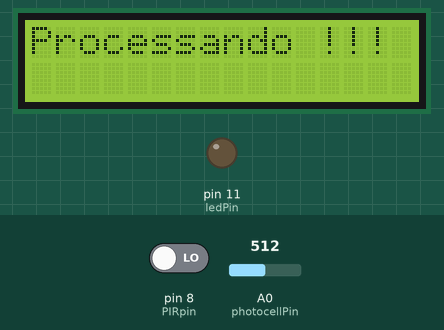
Simulated run of this sketch. Board: Arduino Uno, built with avr-gcc and run on an emulated ATmega328P. Shown: 16×2 character LCD, output pins drawn as LEDs (lit = HIGH). Inputs (shaded band) come from the test bench; at power-on: pin 8 (PIRpin) LOW, A0 (photocellPin) = 512.

Above: at 2.1 s.
At 6.2 s:
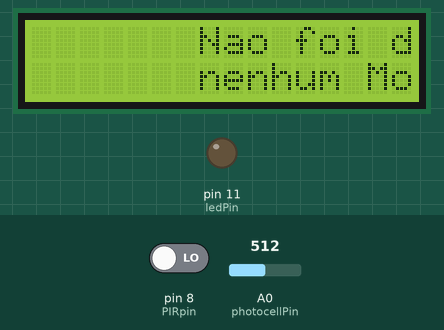
6.3 s: pin 8 (PIRpin) driven HIGH
At 8.9 s:
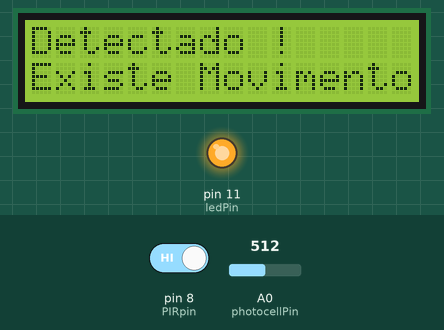
10.4 s: pin 8 (PIRpin) driven LOW
At 13.62 s:
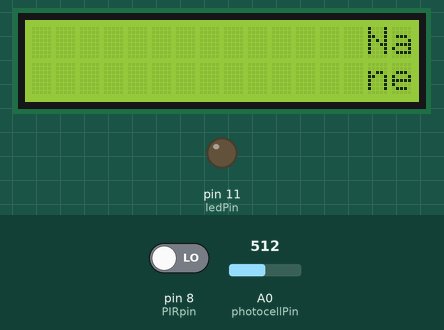
Timing chart, 0 to 15.1 s (numbered marks = the images above; inputs shaded):
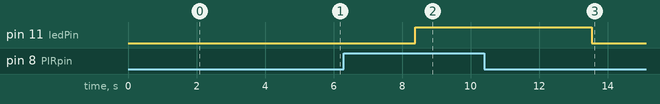

The sketch:

lab14_sensor_de_movimento_com_display_lcd1.ino
```cpp
// Biblioteca para o display LCD:
#include <LiquidCrystal.h>

int ledPin = 11;
int PIRpin = 8;
int pirState = LOW;
int val = 0;


int photocellPin = A0;
int photocellReading;

//Definimos os pinos do nosso Arduino que utilizaremos para conectar ao display LCD
LiquidCrystal lcd(2, 3, 4, 5, 6, 7);

void setup() {

  pinMode(ledPin, OUTPUT);
  pinMode(PIRpin, INPUT);
  pinMode(photocellPin, INPUT);

  Serial.begin(9600);
  lcd.begin(16, 2);

  lcd.setCursor(2, 0);

  lcd.print("Tony Hara");

  lcd.setCursor(0, 1);

  lcd.print("PIR + LED + LCD");

  delay(2000);

  lcd.clear();

  lcd.setCursor(0, 0);

  lcd.print("Processando !!!");
  delay(3000);
  lcd.clear();

}

void loop(){
  val = digitalRead(PIRpin);
  photocellReading = analogRead(photocellPin);

  if (val == HIGH) {
    digitalWrite(ledPin, HIGH);
    delay(150);

		if (pirState == LOW) {
		  lcd.clear() ;
		  lcd.setCursor(0, 0);
		  lcd.print("Detectado !");
		  lcd.setCursor(0, 1);
		  lcd.print("Existe Movimento");
		  pirState = HIGH;
          delay(5000) ;
		}
  } else {
      digitalWrite(ledPin, LOW);

	  scrollScreenSaver() ;
      if (pirState == HIGH){

		  pirState = LOW;
      }
  }
}

void scrollScreenSaver() {

	lcd.clear() ;
  	lcd.setCursor(15, 0);
	lcd.print("Nao foi detectado");
	lcd.setCursor(15, 1);
    lcd.print("nenhum Movimento !");

    for (int positionCounter = 0; positionCounter < 22; positionCounter++) {

		lcd.scrollDisplayLeft();

		delay(150);

	}
}
```

Measured:
- after the input at 6.3 s, pin 11 (ledPin): LOW → HIGH after 2.1 s
- after the input at 10.4 s, pin 11 (ledPin): HIGH → LOW after 3.1 s; the display: changes after 3.1 s (image 3)
- what the display in image 0 shows lasts 3.0 s, from 2.1 s to 5.1 s
